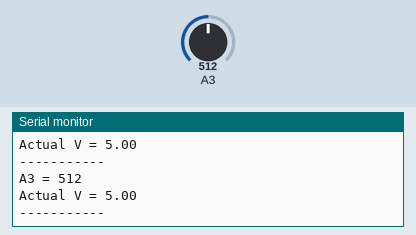
A sketch run on a simulated Arduino Uno, built with avr-gcc and run on an emulated ATmega328P. Parts: the last lines printed to the serial monitor. The test bench sets the inputs (shaded band); at power-on: A3 = 512.

Above: at 1.2 s.
1.3 s: A3 set to 716
At 1.69 s:
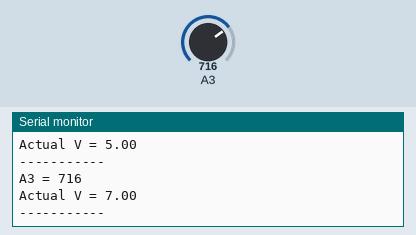
2.8 s: A3 set to 900
At 3.2 s:
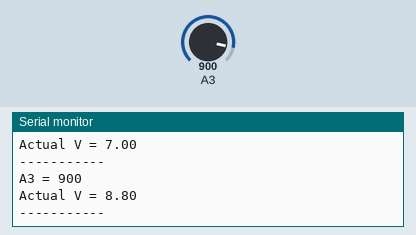
Timing chart, 0 to 5.8 s (numbered marks = the images above; inputs shaded):
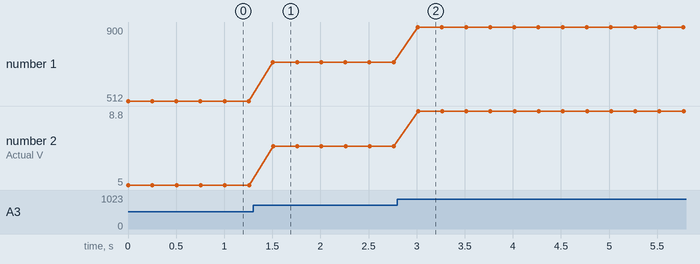

Measured:
- after the input at 1.3 s, the serial monitor: prints a new line after 0.21 s (image 1)
- after the input at 2.8 s, the serial monitor: prints a new line after 0.21 s (image 2)
- plotted number 1: 512 → 716 after the input at 1.3 s, 716 → 900 after the input at 2.8 s
- plotted number 2: 5 → 7 after the input at 1.3 s, 7 → 8.8 after the input at 2.8 s

The sketch:

TestA3.ino
```cpp
void setup()
{
   // Setup Serial connection
    Serial.begin( 38400 );
    // http://www.openmusiclabs.com/learning/digital/atmega-adc/
    DIDR0 = 0X0F;

    digitalWrite(A3, LOW);  // Disable pullup on analog pin 3
}

void loop()
{

  int value = analogRead(A3);
  Serial.print( "A3 = " );
  Serial.println(value);


 /*
  Reading VCC is killing the measurement!!!! It maybe turns on an internal pull up resistor, but the values gets completely skewed

   float vcc = readVcc();
  Serial.print( "VCC(V) = ");
  Serial.println(vcc);
  digitalWrite(A3, LOW);  // Disable pullup on analog pin 3
  delay( 10 );*/

/*  Serial.print( "A3(V) = ");
  float a3Volts = vcc *( value / 1023.0f );
  Serial.println( a3Volts );
*/

  float a3Volts = 5.0f *( value / 1023.0f );

  Serial.print( "Actual V = ");
  Serial.println(a3Volts * 2.0); // 2.0 - voltage divider on A3
  Serial.println("-----------");

  delay(250);
}

float readVcc()
{
    long vccValue;
    // Read 1.1V reference against AVcc
    ADMUX = _BV(REFS0) | _BV(MUX3) | _BV(MUX2) | _BV(MUX1);
    delay(50); // Wait for Vref to settle
    ADCSRA |= _BV(ADSC); // Convert
    while (bit_is_set(ADCSRA,ADSC));
    vccValue = ADCL;
    vccValue |= ADCH<<8;
    vccValue = 1126400L / vccValue; // Back-calculate AVcc in mV

    // Convert mV integer to V (float)
    float result = vccValue / 1000.0f;
    // Constrain VCC between 0 .. 5.5
    result = constrain( result, 0.01f, 5.5f );

    return result;
}
```
